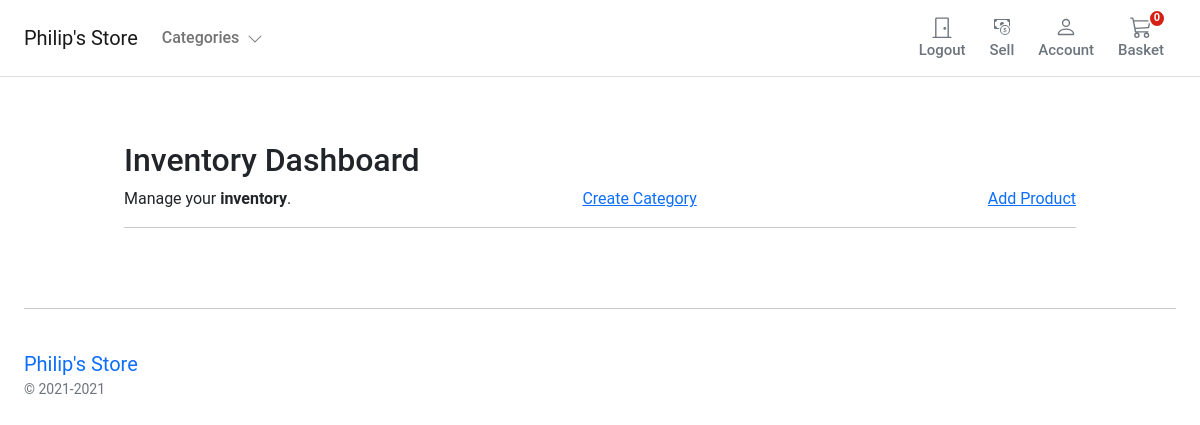
/inventory/ (signed in), run on an earlier commit of the app's database.
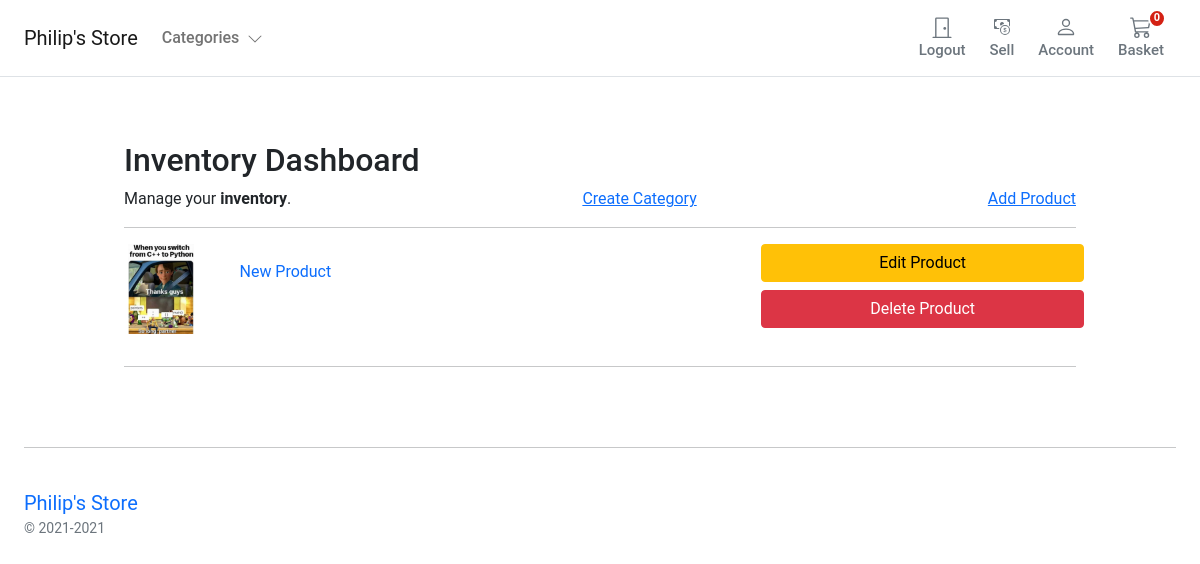
And on a later commit of the database.
### store/models.py (models this page shows, shortened)
class Product(models.Model):
    category = models.ForeignKey(Category, on_delete=models.RESTRICT)
    title = models.CharField(
        verbose_name=_("title"),
        help_text=_("Required"),
        max_length=255,
    )
    description = models.TextField(verbose_name=_("description"), help_text=_("Not Required"), blank=True)
    slug = models.SlugField(max_length=255)
    regular_price = models.DecimalField(
        verbose_name=_("Regular price"),
        help_text=_("Maximum 999.99"),
        error_messages={
            "name": {
                "max_length": _("The price must be between 0 and 999.99."),
            },
        },
        max_digits=5,
        decimal_places=2,
    )
    discount_price = models.DecimalField(
        verbose_name=_("Discount price"),
        help_text=_("Maximum 999.99"),
        error_messages={
            "name": {
                "max_length": _("The price must be between 0 and 999.99."),
            },
        },
        max_digits=5,
        decimal_places=2,
    )
    is_active = models.BooleanField(
        verbose_name=_("Product visibility"),
        help_text=_("Change product visibility"),
        default=True,
    )
    is_on_sale = models.BooleanField(
        verbose_name=_("Discount State"),
        help_text=_("Change discount state"),
        default=False,
    )
    created_at = models.DateTimeField(_("Created at"), auto_now_add=True, editable=False)
    updated_at = models.DateTimeField(_("Updated at"), auto_now=True)
    class Meta:
        ordering = ("-created_at",)
        verbose_name = _("Product")
        verbose_name_plural = _("Products")
    def get_absolute_url(self):
        return reverse("store:product_detail", args=[self.slug])

class ProductImage(models.Model):
    product = models.ForeignKey(Product, on_delete=models.CASCADE, related_name="product_image")
    image = models.ImageField(
        verbose_name=_("image"),
        help_text=_("Upload a product image"),
        upload_to="images/",
        default="images/default.png",
    )
    alt_text = models.CharField(
        verbose_name=_("Alturnative text"),
        help_text=_("Please add alturnative text"),
        max_length=255,
        null=True,
        blank=True,
    )
    is_feature = models.BooleanField(default=False)
    created_at = models.DateTimeField(auto_now_add=True, editable=False)
    updated_at = models.DateTimeField(auto_now=True)
    class Meta:
        verbose_name = _("Product Image")
        verbose_name_plural = _("Product Images")

### inventory/views.py (the view)
# urls.py: path('', views.inventory_summary, name='inventory_summary'),
def inventory_summary(request):
    inventoryItems = InventoryItem.objects.filter(user=request.user.id)
    products = []
    for inventory in inventoryItems:
        products.append(inventory.product)
    return render(request, 'inventory/summary.html', {'products' : products})

### basket/basket.py (called while the page is built)
    def __len__(self):
        return sum(item['qty'] for item in self.basket.values())

### basket/context_processors.py (called while the page is built)
def basket(request):
    return {'basket': Basket(request)}

### store/context_processors.py (called while the page is built)
def categories(request):
    return {
        'categories' : Category.objects.filter(level=0)
    }

### store/models.py (called while the page is built)
    def get_absolute_url(self):
        return reverse("store:category_list", args=[self.slug])

### templates/inventory/summary.html
{% extends "../store/base.html" %} {% load static %} {% block title %}Inventory Summary{%endblock %} {% block content %}
<main class="pt-5">
  <div class="container" style="max-width: 1000px">
    <div class="col-12">
      <h1 class="h2">Inventory Dashboard</h1>
    </div>
    <div class="col-12 d-flex justify-content-between">
      <div>Manage your <b>inventory</b>.</div>
       <a href="{% url "inventory:category_add" %}">Create Category</a>
      <a href="{% url "inventory:inventory_add" %}">Add Product</a>
    </div>
    <hr />
  </div>
  <div class="container" style="max-width: 1000px">
    {% for product in products %}
    {% if product.is_active %}
    <div class="row g-3">
      <div class="col-md-5 col-lg-4 order-md-last p-0 order-3">
        <div class="d-grid gap-2 ">
          <a class="btn btn-warning" href="{% url 'inventory:inventory_edit' product.id %}" >Edit Product</a>
          <a class="btn btn-danger" href="{% url 'inventory:inventory_inactive' product.id %}" >Delete Product</a>
        </div>
      </div>
      <div class="col-md-7 col-lg-8 p-0">
        <div class="card mb-3 border-0">
          <div class="row g-0">
            <div class="col-md-2 d-none d-md-block">
              {% for image in product.product_image.all%}
              {% if image.is_feature%}
                <img class="img-fluid" style="width:90px" src="{{ image.image.url }}" alt="{{ image.image.alt_text}}">
              {% endif %}
            {% endfor %}
            </div>
            <div class="col-md-10">
              <div class="card-body ">
                <a class="text-decoration-none" href="{{ product.get_absolute_url }}">
                  <p class="card-text large">{{product.title|title}}</p>
                </a>
              </div>
            </div>
          </div>
        </div>
      </div>
    </div>
    <hr />
    {% endif %}
    {% endfor %}
  </div>
</main>
{% endblock %}

What changed in the data, as far as the page shows it:
added Product: title "New Product"
added ProductImage: image (picture)
